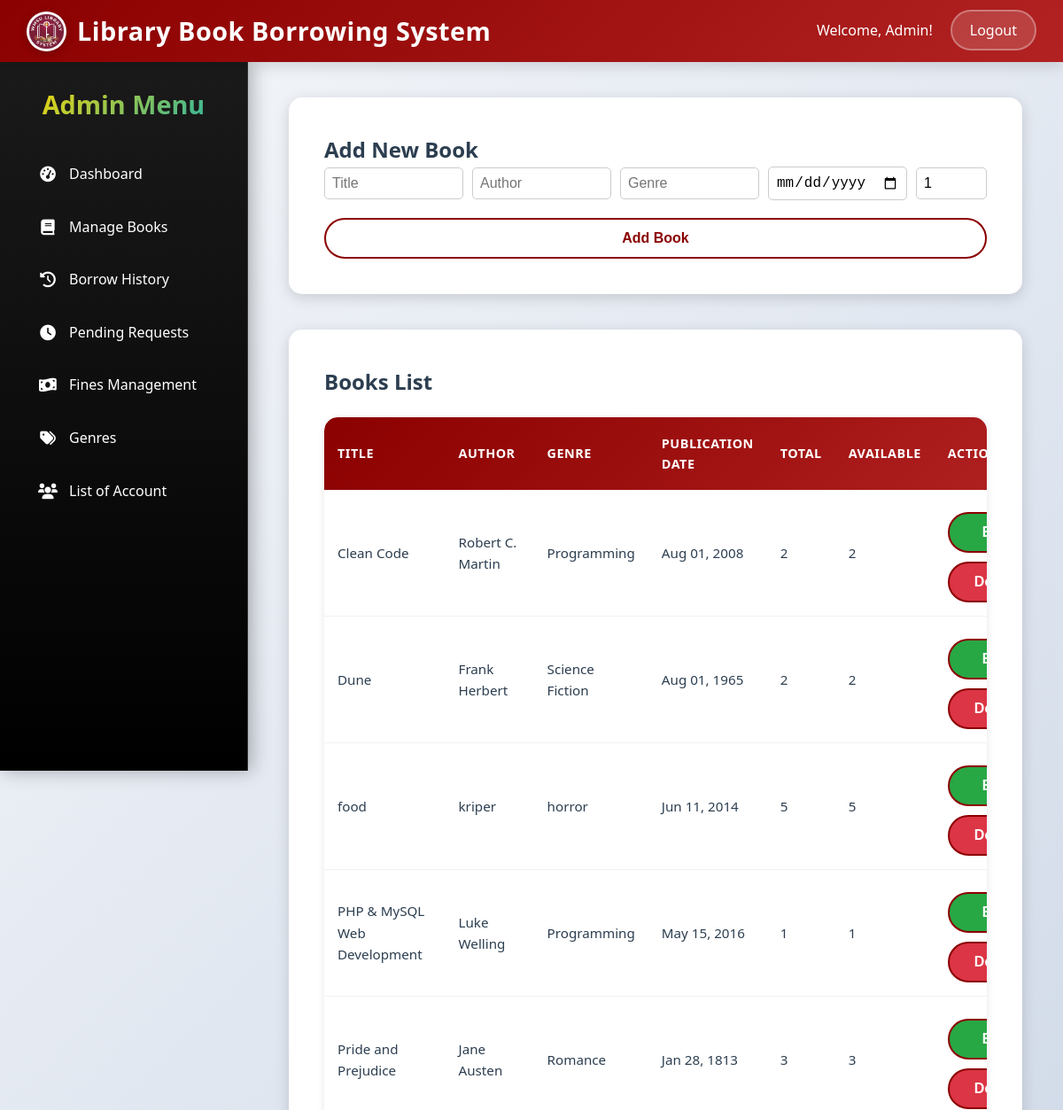
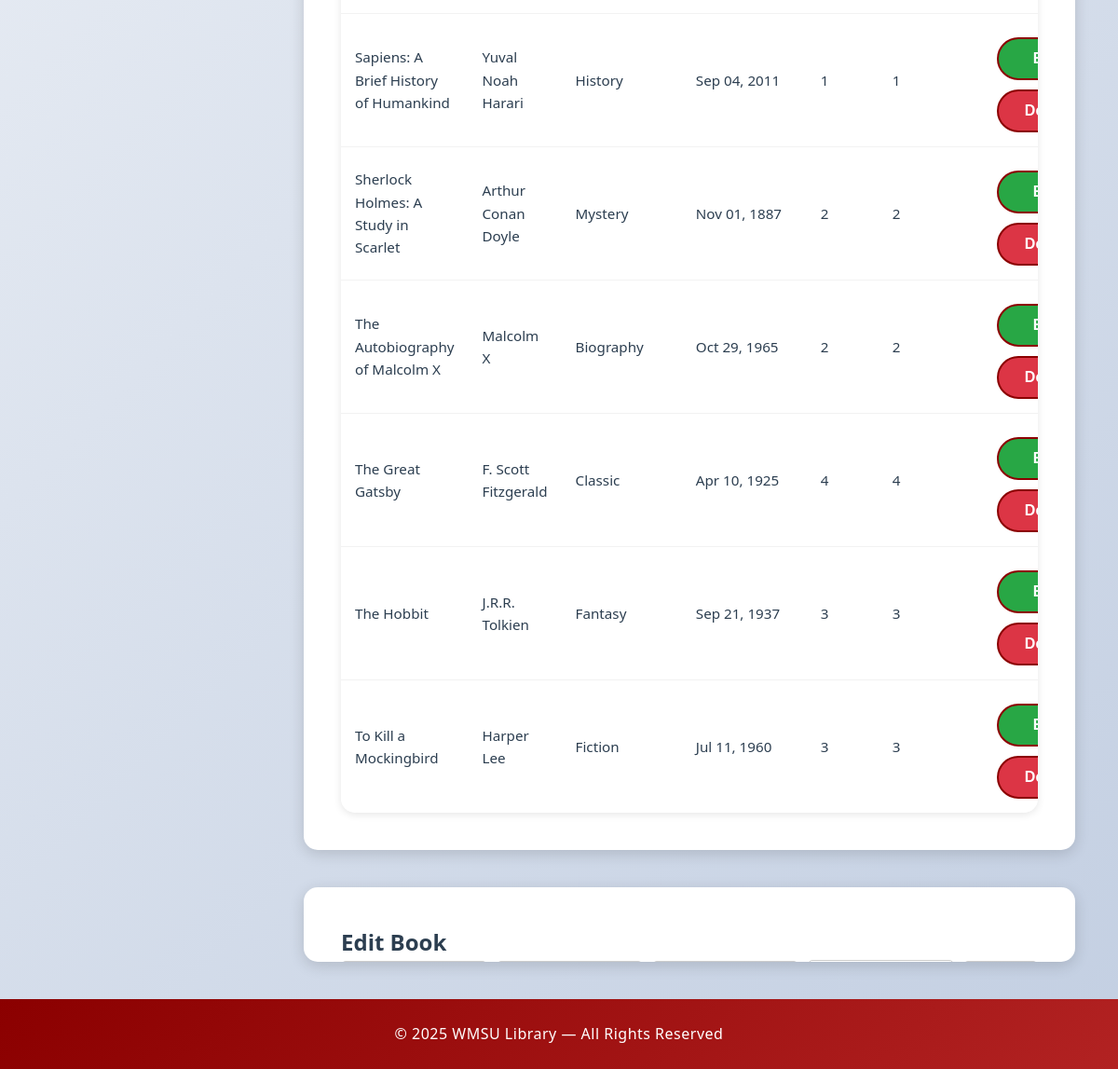
The app's page /admin/books.php (signed in) with its own data (2 pictures, top to bottom).
### tables this page shows
CREATE TABLE `books` (
  `id` int(11) NOT NULL,
  `title` varchar(255) NOT NULL,
  `author` varchar(255) NOT NULL,
  `genre` varchar(100) DEFAULT NULL,
  `publication_date` date DEFAULT NULL,
  `total_copies` int(11) NOT NULL DEFAULT 1,
  `available_copies` int(11) NOT NULL DEFAULT 1,
  `deleted` tinyint(1) DEFAULT 0
);

### classes/Database.php (called while the page is built, shortened)
<?php
class Database {
    public function __construct($pdo = null) {
        if ($pdo) {
            $this->pdo = $pdo;
            return;
        }
    }
}
?>

### classes/Book.php (called while the page is built, shortened)
<?php
require_once __DIR__ . '/Database.php';
class Book extends Database {
    public function all() {
        $stmt = $this->pdo->query('SELECT * FROM books WHERE deleted = 0 ORDER BY title');
        return $stmt->fetchAll();
    }
}
?>

### admin/books.php (the view, shortened to what this page needs)
<?php
require_once __DIR__ . '/../classes/Book.php';
$bookObj = new Book($pdo);
$books = $bookObj->all();
?>
<!DOCTYPE html>
<html lang="en">
<head>
    <link rel="stylesheet" href="../assets/css/custom.css">
    <link rel="stylesheet" href="https://cdnjs.cloudflare.com/ajax/libs/font-awesome/6.0.0/css/all.min.css">
</head>
<body>
    <header class="no-left-radius">
        <h1><img src="../image/WMSU.png" alt="WMSU Logo" style="border-radius: 50%;">Library Book Borrowing System</h1>
        <nav>
            <ul>
                <li>Welcome, Admin!</li>
                <li><a href="../logout.php" class="logout">Logout</a></li>
            </ul>
        </nav>
    </header>
    <main>
        <aside class="sidebar">
            <h2>Admin Menu</h2>
            <ul>
                <li><a href="dashboard.php"><i class="fas fa-tachometer-alt"></i>Dashboard</a></li>
                <li><a href="books.php"><i class="fas fa-book"></i>Manage Books</a></li>
                <li><a href="borrow_history.php"><i class="fas fa-history"></i>Borrow History</a></li>
                <li><a href="pending_requests.php"><i class="fas fa-clock"></i>Pending Requests</a></li>
                <li><a href="fines.php"><i class="fas fa-money-bill-wave"></i>Fines Management</a></li>
                <li><a href="genres.php"><i class="fas fa-tags"></i>Genres</a></li>
                <li><a href="students.php"><i class="fas fa-users"></i>List of Account</a></li>
            </ul>
        </aside>
        <div class="content">
        <section id="add-book" class="dashboard-section">
            <h2>Add New Book</h2>
            <form method='post' style='display: flex; gap: 10px; flex-wrap: wrap; align-items: center;'>
                <input name='title' placeholder='Title' required style='padding: 8px; border: 1px solid #ccc; border-radius: 5px; flex: 1; min-width: 150px;'>
                <input name='author' placeholder='Author' style='padding: 8px; border: 1px solid #ccc; border-radius: 5px; flex: 1; min-width: 120px;'>
                <input name='genre' placeholder='Genre' style='padding: 8px; border: 1px solid #ccc; border-radius: 5px; flex: 1; min-width: 100px;'>
                <input name='year' placeholder='Publication Date' type='date' required style='padding: 8px; border: 1px solid #ccc; border-radius: 5px; flex: 1; min-width: 120px;'>
                <input name='copies' value='1' type='number' min='1' style='padding: 8px; border: 1px solid #ccc; border-radius: 5px; width: 80px;'>
                <button type='submit' class='btn'>Add Book</button>
            </form>
        </section>
        <section id="books-list" class="dashboard-section">
            <h2>Books List</h2>
            <div class="table-container">
                <table>
                    <thead>
                        <tr>
                            <th>Title</th>
                            <th>Author</th>
                            <th>Genre</th>
                            <th>Publication Date</th>
                            <th>Total</th>
                            <th>Available</th>
                            <th>Actions</th>
                        </tr>
                    </thead>
                    <tbody>
                        <?php foreach($books as $b): ?>
                            <tr>
                                <td><?=htmlspecialchars($b['title'])?></td>
                                <td><?=htmlspecialchars($b['author'])?></td>
                                <td><?=htmlspecialchars($b['genre'])?></td>
                                <td><?=$b['publication_date'] ? date('M d, Y', strtotime($b['publication_date'])) : '-'?></td>
                                <td><?=$b['total_copies']?></td>
                                <td><?=$b['available_copies']?></td>
                                <td>
                                    <button class='btn edit-btn' data-id='<?=$b['id']?>' style='background-color: #28a745; color: white;'>Edit</button>
                                    <button class='btn delete-btn' data-id='<?=$b['id']?>' data-title='<?=htmlspecialchars($b['title'])?>' style='background-color: #dc3545; color: white;'>Delete</button>
                                </td>
                            </tr>
                        <?php endforeach; ?>
                    </tbody>
                </table>
            </div>
        </section>
        <section id="edit-book" class="dashboard-section">
            <h2>Edit Book</h2>
            <form method='post' style='display: flex; gap: 10px; flex-wrap: wrap; align-items: center;'>
                <input name='year' id='edit-year' type='date' required style='padding: 8px; border: 1px solid #ccc; border-radius: 5px; flex: 1; min-width: 120px;'>
            </form>
        </section>
        </div>
    </main>
    <footer>
        © 2025 WMSU Library — All Rights Reserved
    </footer>
</body>
</html>

### records on screen
books: title "Clean Code", author "Robert C. Martin", genre "Programming", publication_date "Aug 01, 2008", total_copies "2", available_copies "2"
books: title "Dune", author "Frank Herbert", genre "Science Fiction", publication_date "Aug 01, 1965", total_copies "2", available_copies "2"
books: title "food", author "kriper", genre "horror", publication_date "Jun 11, 2014", total_copies "5", available_copies "5"
books: title "PHP & MySQL Web Development", author "Luke Welling", genre "Programming", publication_date "May 15, 2016", total_copies "1", available_copies "1"
books: title "Pride and Prejudice", author "Jane Austen", genre "Romance", publication_date "Jan 28, 1813", total_copies "3", available_copies "3"
books: title "Sapiens: A Brief History of Humankind", author "Yuval Noah Harari", genre "History", publication_date "Sep 04, 2011", total_copies "1", available_copies "1"
books: title "Sherlock Holmes: A Study in Scarlet", author "Arthur Conan Doyle", genre "Mystery", publication_date "Nov 01, 1887", total_copies "2", available_copies "2"
books: title "The Autobiography of Malcolm X", author "Malcolm X", genre "Biography", publication_date "Oct 29, 1965", total_copies "2", available_copies "2"
books: title "The Great Gatsby", author "F. Scott Fitzgerald", genre "Classic", publication_date "Apr 10, 1925", total_copies "4", available_copies "4"
books: title "The Hobbit", author "J.R.R. Tolkien", genre "Fantasy", publication_date "Sep 21, 1937", total_copies "3", available_copies "3"
books: title "To Kill a Mockingbird", author "Harper Lee", genre "Fiction", publication_date "Jul 11, 1960", total_copies "3", available_copies "3"
